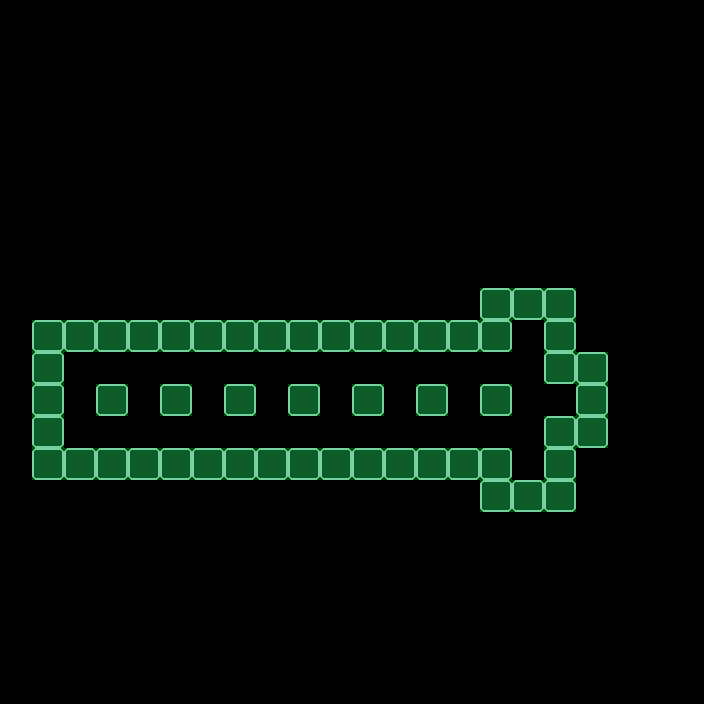

This is a level from a 2D game, rendered from its Tiled map with the project's own tilesets. A one-line summary and the complete map file follow:
An orthogonal 22x22 tile map with 32x32 px tiles, 2 tile layers (Parede, Colisor), 2 tilesets.

<map version="1.2" tiledversion="1.2.2" orientation="orthogonal" renderorder="right-down" width="22" height="22" tilewidth="32" tileheight="32" infinite="0" nextlayerid="3" nextobjectid="1">
 <tileset firstgid="1" name="Tileset PNG.fw" tilewidth="32" tileheight="32" tilecount="144" columns="12">
  <image source="../../Images/Tileset/Tileset PNG.fw.png" width="384" height="384" />
 </tileset>
 <tileset firstgid="145" source="../ColisorImage.tsx" />
 <layer id="1" name="Parede" width="22" height="22">
  <data encoding="csv">
0,0,0,0,0,0,0,0,0,0,0,0,0,0,0,0,0,0,0,0,0,0,
0,0,0,0,0,0,0,0,0,0,0,0,0,0,0,0,0,0,0,0,0,0,
0,0,0,0,0,0,0,0,0,0,0,0,0,0,0,0,0,0,0,0,0,0,
0,0,0,0,0,0,0,0,0,0,0,0,0,0,0,0,0,0,0,0,0,0,
0,0,0,0,0,0,0,0,0,0,0,0,0,0,0,0,0,0,0,0,0,0,
0,0,0,0,0,0,0,0,0,0,0,0,0,0,0,0,0,0,0,0,0,0,
0,0,0,0,0,0,0,0,0,0,0,0,0,0,0,0,0,0,0,0,0,0,
0,0,0,0,0,0,0,0,0,0,0,0,0,0,0,0,0,0,0,0,0,0,
0,0,0,0,0,0,0,0,0,0,0,0,0,0,0,0,0,0,0,0,0,0,
0,0,0,0,0,0,0,0,0,0,0,0,0,0,0,65,65,65,0,0,0,0,
0,65,65,65,65,65,65,65,65,65,65,65,65,65,65,65,0,65,0,0,0,0,
0,65,0,0,0,0,0,0,0,0,0,0,0,0,0,0,0,65,65,0,0,0,
0,65,0,65,0,65,0,65,0,65,0,65,0,65,0,65,0,0,65,0,0,0,
0,65,0,0,0,0,0,0,0,0,0,0,0,0,0,0,0,65,65,0,0,0,
0,65,65,65,65,65,65,65,65,65,65,65,65,65,65,65,0,65,0,0,0,0,
0,0,0,0,0,0,0,0,0,0,0,0,0,0,0,65,65,65,0,0,0,0,
0,0,0,0,0,0,0,0,0,0,0,0,0,0,0,0,0,0,0,0,0,0,
0,0,0,0,0,0,0,0,0,0,0,0,0,0,0,0,0,0,0,0,0,0,
0,0,0,0,0,0,0,0,0,0,0,0,0,0,0,0,0,0,0,0,0,0,
0,0,0,0,0,0,0,0,0,0,0,0,0,0,0,0,0,0,0,0,0,0,
0,0,0,0,0,0,0,0,0,0,0,0,0,0,0,0,0,0,0,0,0,0,
0,0,0,0,0,0,0,0,0,0,0,0,0,0,0,0,0,0,0,0,0,0
</data>
 </layer>
 <layer id="2" name="Colisor" width="22" height="22" opacity="0.31">
  <data encoding="csv">
0,0,0,0,0,0,0,0,0,0,0,0,0,0,0,0,0,0,0,0,0,0,
0,0,0,0,0,0,0,0,0,0,0,0,0,0,0,0,0,0,0,0,0,0,
0,0,0,0,0,0,0,0,0,0,0,0,0,0,0,0,0,0,0,0,0,0,
0,0,0,0,0,0,0,0,0,0,0,0,0,0,0,0,0,0,0,0,0,0,
0,0,0,0,0,0,0,0,0,0,0,0,0,0,0,0,0,0,0,0,0,0,
0,0,0,0,0,0,0,0,0,0,0,0,0,0,0,0,0,0,0,0,0,0,
0,0,0,0,0,0,0,0,0,0,0,0,0,0,0,0,0,0,0,0,0,0,
0,0,0,0,0,0,0,0,0,0,0,0,0,0,0,0,0,0,0,0,0,0,
0,0,0,0,0,0,0,0,0,0,0,0,0,0,0,0,0,0,0,0,0,0,
0,0,0,0,0,0,0,0,0,0,0,0,0,0,0,145,145,145,0,0,0,0,
0,145,145,145,145,145,145,145,145,145,145,145,145,145,145,145,0,145,0,0,0,0,
0,145,0,0,0,0,0,0,0,0,0,0,0,0,0,0,0,145,145,0,0,0,
0,145,0,145,0,145,0,145,0,145,0,145,0,145,0,145,0,0,145,0,0,0,
0,145,0,0,0,0,0,0,0,0,0,0,0,0,0,0,0,145,145,0,0,0,
0,145,145,145,145,145,145,145,145,145,145,145,145,145,145,145,0,145,0,0,0,0,
0,0,0,0,0,0,0,0,0,0,0,0,0,0,0,145,145,145,0,0,0,0,
0,0,0,0,0,0,0,0,0,0,0,0,0,0,0,0,0,0,0,0,0,0,
0,0,0,0,0,0,0,0,0,0,0,0,0,0,0,0,0,0,0,0,0,0,
0,0,0,0,0,0,0,0,0,0,0,0,0,0,0,0,0,0,0,0,0,0,
0,0,0,0,0,0,0,0,0,0,0,0,0,0,0,0,0,0,0,0,0,0,
0,0,0,0,0,0,0,0,0,0,0,0,0,0,0,0,0,0,0,0,0,0,
0,0,0,0,0,0,0,0,0,0,0,0,0,0,0,0,0,0,0,0,0,0
</data>
 </layer>
</map>
